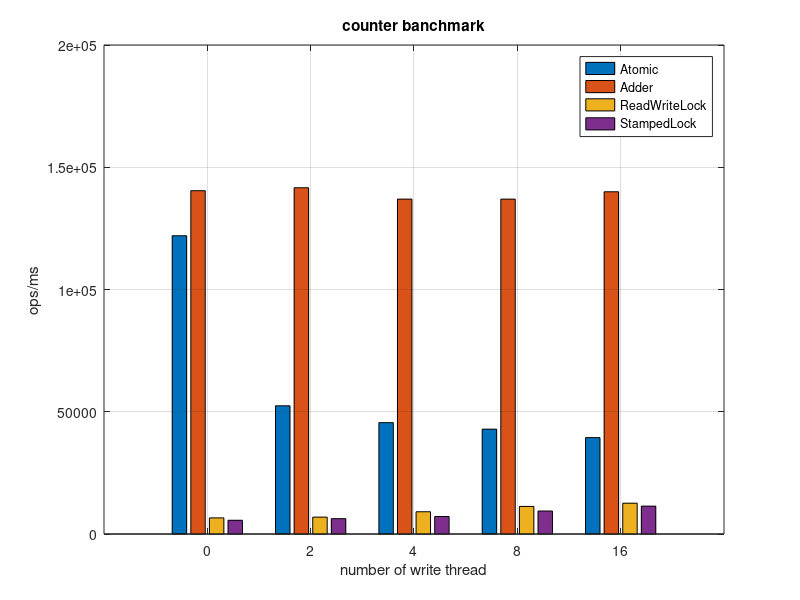

Write MATLAB code to recreate this figure.
function [A,L,R,S] = show()
	figure(2);
	A = load('AtomicCounter.dat');
	L = load('LongAdderCounter.dat');
	R = load('ReadWriteLockCounter.dat');
	S = load('StampedLockCounter.dat');
	
	Y = [A(:,4)+A(:,3), L(:,4)+L(:,3), R(:,4)+R(:,3), S(:,4)+S(:,3)];
	b = bar(Y);
	grid on;
	ch = get(b,'children');
	set(gca,'XTickLabel',[0,2,4,8,16,32]);
	legend('Atomic','Adder','ReadWriteLock','StampedLock');
	xlabel('number of write thread');
	ylabel('ops/ms');
	title('counter banchmark');
end